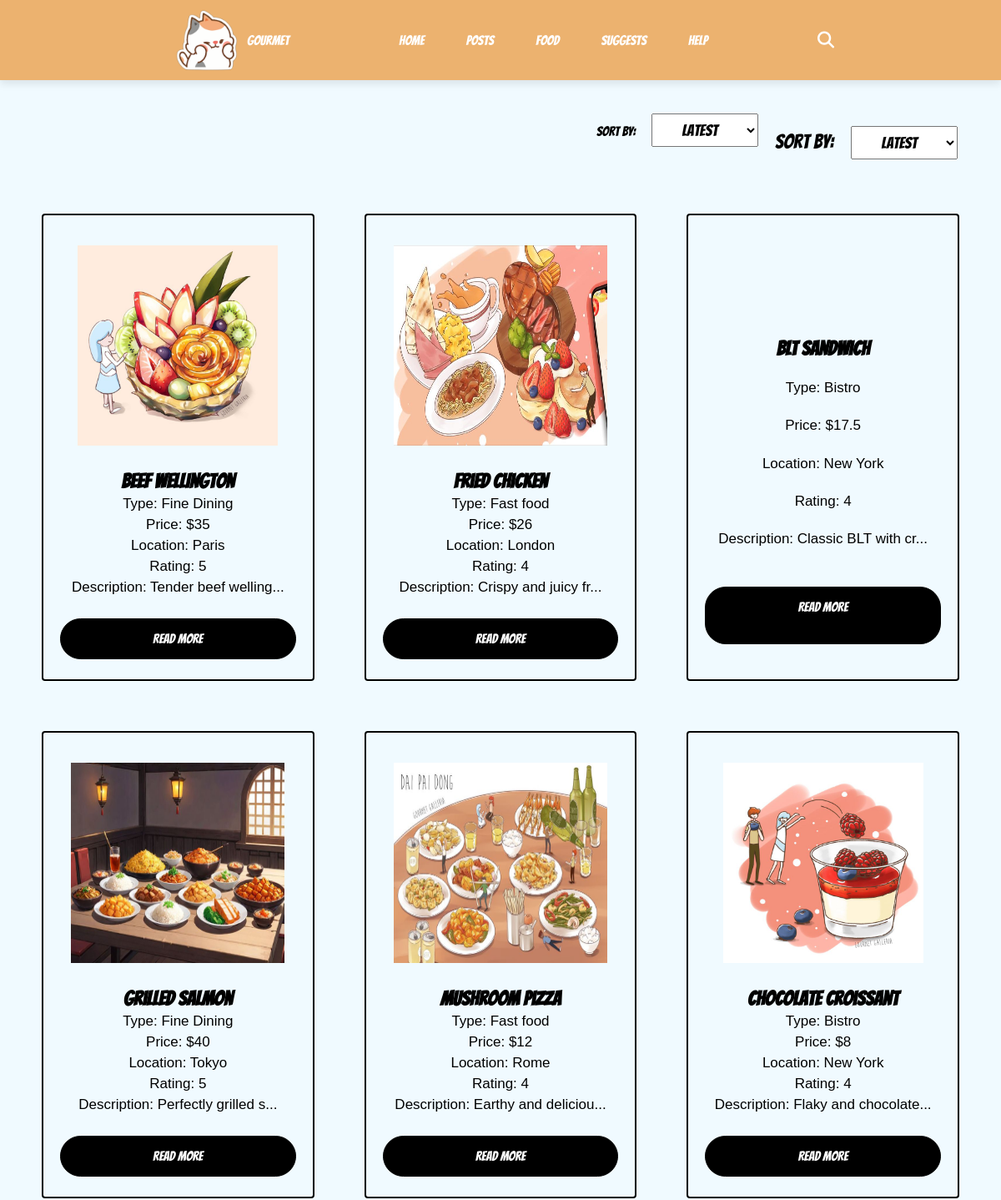
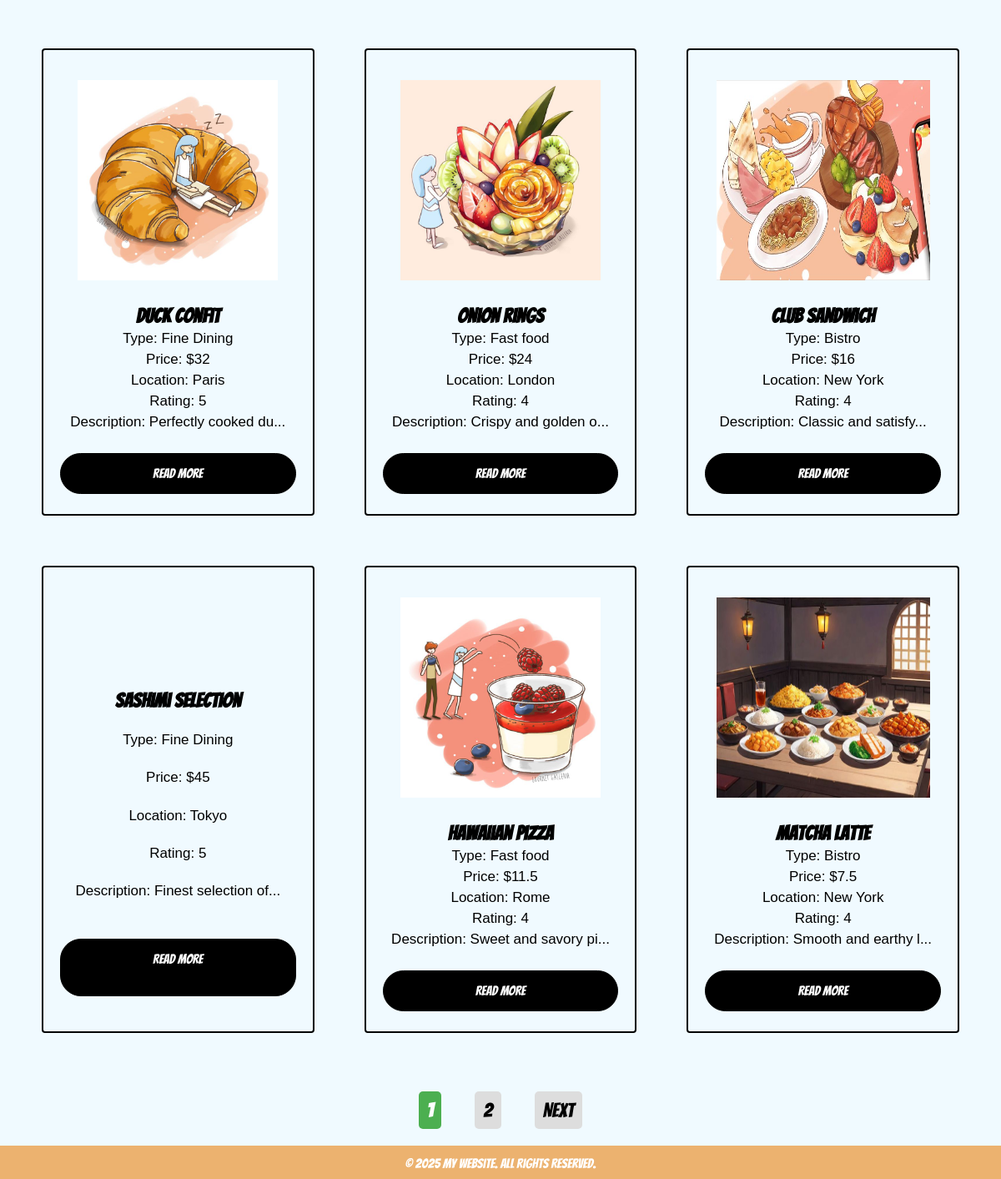
The page /pages/posts.php on the database its author committed (2 pictures, top to bottom).
### tables this page shows
CREATE TABLE Post (
	ID INT AUTO_INCREMENT PRIMARY KEY,
    Price FLOAT CHECK (Price > 0),
    Image VARCHAR(255),
    Postname VARCHAR(255) ,
    Post_datetime DATETIME ,
    Username VARCHAR(255) ,
    Description LONGTEXT ,
    Rating ENUM('1','2','3','4','5') DEFAULT '1',
    Restaurent_ID CHAR(5),
    Restaurent_type ENUM('Fine Dining', 'Fast food', 'Bistro', 'Buffet', 'Bakery')  DEFAULT 'Fine Dining'
);

CREATE TABLE Restaurent(
	ID CHAR(5) UNIQUE,
    Res_name VARCHAR(255),
    Res_type ENUM('Fine Dining', 'Fast food', 'Bistro', 'Buffet', 'Bakery') NOT NULL DEFAULT 'Fine Dining',
    Location TEXT NOT NULL
);

### pages/posts.php (the view, shortened to what this page needs)
<?php
  $conn = mysqli_connect('localhost', 'thanh', 'bavui4444', 'GOURMET');
  $sort_option = isset($_GET['sort']) ? $_GET['sort'] : 'latest';
  $order_by = '';
  switch ($sort_option) {
    case 'latest':
      $order_by = 'Post.Post_datetime DESC';
      break;
  }
  $items_per_page = 12;
  $current_page = isset($_GET['p']) ? (int)$_GET['p'] : 1;
  $offset = ($current_page - 1) * $items_per_page;
  $sql = "SELECT * FROM Post JOIN Restaurent ON Post.Restaurent_ID = Restaurent.ID ORDER BY $order_by LIMIT $items_per_page OFFSET $offset";
  $result = mysqli_query($conn, $sql);
  $posts = mysqli_fetch_all($result, MYSQLI_ASSOC);
  $count_sql = "SELECT COUNT(*) AS total FROM Post";
  $count_result = mysqli_query($conn, $count_sql);
  $total_items = mysqli_fetch_assoc($count_result)['total'];
  $total_pages = ceil($total_items / $items_per_page);
?>
<!DOCTYPE html>
<html lang="en">
<head>
  <link rel="stylesheet" href="<?= BASE_URL ?>style/services2.css">
  <link rel="stylesheet" href="<?= BASE_URL ?>style/cards.css">
  <link rel="stylesheet" href="<?= BASE_URL ?>style/filter.css">
</head>
<body>
<header>
    <nav class="nav">
      <a href="#" class="logo" id="logo-img"> <img src="<?= BASE_URL ?>/image/output.jpg" alt=""> Gourmet</a>
      <ul class="nav-links">
        <li><a href="index.php">Home</a></li>
        <li><a href="index.php?page=posts">Posts</a></li>
        <li><a href="#">Food</a></li>
        <li><a href="#">Suggests</a></li>
        <li><a href="#">Help</a></li>
      </ul>
      <i class="fa-solid fa-magnifying-glass search-icon" id="searchIcon"></i>
    </nav>
  </header>
  <main>
    <div class="filter">
    <div class="filter-columns" >
        <label for="sort">Sort by: </label>
        <select id="sort" onchange="applySort()" style="font-size: 1.2rem; width: 8rem; height: max-content; padding: 0.5rem 0rem; text-align: center;margin-left: 1rem;">
          <option value="latest" <?= $sort_option == 'latest' ? 'selected' : '' ?>>Latest</option>
        </select>
      </div>
      <div class="filter-options" >
        <label for="sort">Sort by: </label>
        <select id="sort" onchange="applySort()" style="font-size: 1.2rem; width: 8rem; height: max-content; padding: 0.5rem 0rem; text-align: center;margin-left: 1rem;">
          <option value="latest" <?= $sort_option == 'latest' ? 'selected' : '' ?>>Latest</option>
        </select>
      </div>
    </div>
  <div class="cards">
    <div class="services">
      <?php foreach ($posts as $post) { ?>
        <div class="content content-1">
          <div class="fa-solid">
          <img src="<?= htmlspecialchars($post['Image']); ?>" alt="" />
          </div>
          <h2><?= htmlspecialchars($post['Postname']); ?></h2>
          <p id="type_res">Type: <?= htmlspecialchars($post['Restaurent_type']); ?></p>
          <p id="price">Price: $<?= htmlspecialchars($post['Price']); ?></p>
          <p id="location_res">Location: <?= htmlspecialchars($post['Location']); ?></p>
          <p id="rating">Rating: <?= htmlspecialchars($post['Rating']); ?></p>
          <p id="brief">Description: <?= strlen($post['Description']) > 19 ? substr($post['Description'], 0, 19) . '...' : $post['Description']; ?></p>
          <a href="#">Read More</a>
        </div>
      <?php } ?>
    </div>
  </div>
  <div style="display: flex; justify-content: center; align-items: center;">
  <div class="pagination">
    <?php if ($total_pages > 1) { ?>
      <a href="index.php?page=posts&sort=<?= $sort_option; ?>&p=<?= $current_page; ?>" class="page-link active"><?= $current_page; ?></a>
      <?php if ($current_page < $total_pages) { ?>
        <a href="index.php?page=posts&sort=<?= $sort_option; ?>&p=<?= $current_page + 1; ?>" class="page-link"><?= $current_page + 1; ?></a>
      <?php } ?>
      <?php if ($current_page < $total_pages) { ?>
        <a href="index.php?page=posts&sort=<?= $sort_option; ?>&p=<?= $current_page + 1; ?>" class="page-link">Next</a>
      <?php } ?>
    <?php } ?>
  </div>
</div>
  </main>
  <footer>
    <p>&copy; 2025 My Website. All Rights Reserved.</p>
  </footer>
</body>
</html>

### style/services2.css (style rules this page uses)
* { margin: 0; padding: 0; box-sizing: border-box; font-family: "Bangers", serif; }
body { background: #f0faff; display: flex; flex-direction: column; min-height: 100vh; }
header { top: 0; }
.nav { position: fixed; top:0; left: 0; width: 100%; padding: 0 200px; background: #ecb26f; box-shadow: 0 4px 10px rgba(0, 0, 0, 0.1); }
nav a img { width: 6rem; height: auto; }
#logo-img { display: flex; align-items: center; justify-content: center; }
.nav , .nav .nav-links { display: flex; align-items: center; }
.nav { justify-content: space-between; }
a { text-decoration: none; color: #fff; }
.nav .logo { font-family: 22px; font-weight: 500; }
.nav .nav-links { column-gap: 50px; list-style: none; }
.nav .nav-links a { transition: all 0.2s linear; }
.nav .search-icon { color: #fff; font-size: 20px; cursor: pointer; }
footer { background-color: #ecb26f; color: white; text-align: center; justify-content: center; padding: 0.8rem; position: inherit; width: 100%; bottom: 0; height: 5vh; }
main { margin-top: 8.5rem; }

### style/cards.css (style rules this page uses)
.cards { max-width: 100rem; margin: 0 auto; text-align: center; padding: 30px; }
.services { display: flex; flex-wrap: wrap; justify-content: center; gap: 20px; display: grid; grid-template-columns: repeat(4,1fr); gap: 20px; }
.content { display: flex; flex-wrap: wrap; flex: 1; margin: 20px; padding: 20px; border: 2px solid black; border-radius: 4px; transition: all .3s ease; height: 35rem; }
.content-1 { gap: 5px; }
.content .fa-solid { font-size: 70px; margin: 16px 0; }
.content .fa-solid img { width: auto; height: 15rem; max-width: 16rem; min-width: 10rem; }
.content > * { flex: 1 1 100%; }
.content p { font-size: 17px; font-family: 'Poppins' ,sans-serif; }
.content a { margin: 22px 0; background: black; color: white; text-align: none; text-transform: uppercase; border: 1px solid black; padding: 15px 0; border-radius: 25px; transition: .3s ease; }
#brief { display: -webkit-box; -webkit-line-clamp: 1; -webkit-box-orient: vertical; overflow: hidden; text-overflow: ellipsis; max-height: 60px; }
@media (max-width: 1400px) { .services { display: grid; grid-template-columns: repeat(3,1fr); } }

### style/filter.css (style rules this page uses)
.filter { display: flex; justify-content: flex-end; padding-right: 2rem; }
.filter-options { padding: 15px 20px; font-size: 1.5rem; }

### pages/posts.php (style rules this page uses)
.page-link { color: black; padding: .5rem 1rem; margin: 0rem 1rem; }
.pagination { display: flex; align-items: center; justify-content: center; text-align: center; margin: 20px; font-size: 1.5rem; max-width: 15rem; width: fit-content; min-width: 5rem; }
.pagination { gap: 8px; }
.page-link { padding: 10px; text-decoration: none; background: #ddd; border-radius: 5px; transition: background 0.3s; }
.page-link.active { background: #4CAF50; color: white; font-weight: bold; }

### rows shown on the page
post: Image (picture), Postname "Beef Wellington", Restaurent_type "Fine Dining", Price "35", Restaurent_ID.Location "Paris", Rating "5", Description "Tender beef welling"
post: Image (picture), Postname "Fried Chicken", Restaurent_type "Fast food", Price "26", Restaurent_ID.Location "London", Rating "4", Description "Crispy and juicy fr"
post: Postname "BLT Sandwich", Restaurent_type "Bistro", Price "17.5", Restaurent_ID.Location "New York", Rating "4", Description "Classic BLT with cr"
post: Image (picture), Postname "Grilled Salmon", Restaurent_type "Fine Dining", Price "40", Restaurent_ID.Location "Tokyo", Rating "5", Description "Perfectly grilled s"
post: Image (picture), Postname "Mushroom Pizza", Restaurent_type "Fast food", Price "12", Restaurent_ID.Location "Rome", Rating "4", Description "Earthy and deliciou"
post: Image (picture), Postname "Chocolate Croissant", Restaurent_type "Bistro", Price "8", Restaurent_ID.Location "New York", Rating "4", Description "Flaky and chocolate"
post: Image (picture), Postname "Duck Confit", Restaurent_type "Fine Dining", Price "32", Restaurent_ID.Location "Paris", Rating "5", Description "Perfectly cooked du"
post: Image (picture), Postname "Onion Rings", Restaurent_type "Fast food", Price "24", Restaurent_ID.Location "London", Rating "4", Description "Crispy and golden o"
post: Image (picture), Postname "Club Sandwich", Restaurent_type "Bistro", Price "16", Restaurent_ID.Location "New York", Rating "4", Description "Classic and satisfy"
post: Postname "Sashimi Selection", Restaurent_type "Fine Dining", Price "45", Restaurent_ID.Location "Tokyo", Rating "5", Description "Finest selection of"
post: Image (picture), Postname "Hawaiian Pizza", Restaurent_type "Fast food", Price "11.5", Restaurent_ID.Location "Rome", Rating "4", Description "Sweet and savory pi"
post: Image (picture), Postname "Matcha Latte", Restaurent_type "Bistro", Price "7.5", Restaurent_ID.Location "New York", Rating "4", Description "Smooth and earthy l"

### other values the page prints
$current_page "1"
$current_page + 1 "2"
